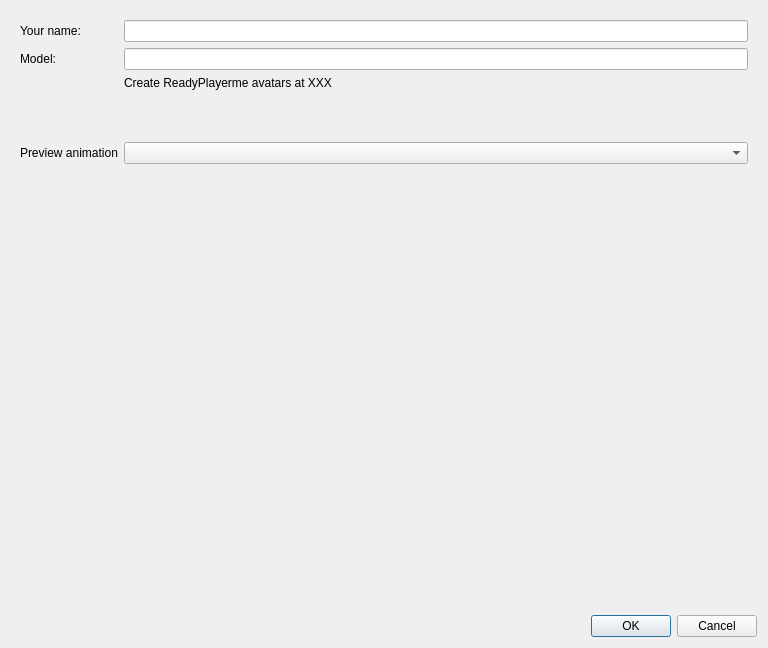
<?xml version="1.0" encoding="UTF-8"?>
<ui version="4.0">
 <class>AvatarSettingsDialog</class>
 <widget class="QDialog" name="AvatarSettingsDialog">
  <property name="geometry">
   <rect>
    <x>0</x>
    <y>0</y>
    <width>768</width>
    <height>648</height>
   </rect>
  </property>
  <property name="windowTitle">
   <string>Настройки аватара</string>
  </property>
  <layout class="QVBoxLayout" name="verticalLayout">
   <item>
    <widget class="QWidget" name="widget" native="true">
     <property name="sizePolicy">
      <sizepolicy hsizetype="Preferred" vsizetype="Maximum">
       <horstretch>0</horstretch>
       <verstretch>0</verstretch>
      </sizepolicy>
     </property>
     <layout class="QFormLayout" name="formLayout">
      <item row="6" column="0">
       <widget class="QWidget" name="widget_2" native="true"/>
      </item>
      <item row="1" column="1">
       <widget class="QLineEdit" name="usernameLineEdit"/>
      </item>
      <item row="1" column="0">
       <widget class="QLabel" name="usernameLabel">
        <property name="text">
         <string>Your name:</string>
        </property>
       </widget>
      </item>
      <item row="2" column="1">
       <widget class="FileSelectWidget" name="avatarSelectWidget"/>
      </item>
      <item row="2" column="0">
       <widget class="QLabel" name="label_2">
        <property name="text">
         <string>Model:</string>
        </property>
       </widget>
      </item>
      <item row="5" column="0">
       <widget class="QLabel" name="label">
        <property name="text">
         <string>Preview animation</string>
        </property>
       </widget>
      </item>
      <item row="5" column="1">
       <widget class="QComboBox" name="animationComboBox"/>
      </item>
      <item row="4" column="1">
       <spacer name="verticalSpacer">
        <property name="orientation">
         <enum>Qt::Vertical</enum>
        </property>
        <property name="sizeHint" stdset="0">
         <size>
          <width>20</width>
          <height>40</height>
         </size>
        </property>
       </spacer>
      </item>
      <item row="3" column="1">
       <widget class="QLabel" name="createReadyPlayerMeLabel">
        <property name="text">
         <string>Create ReadyPlayerme avatars at XXX</string>
        </property>
       </widget>
      </item>
     </layout>
    </widget>
   </item>
   <item>
    <widget class="QWidget" name="centralWidget" native="true">
     <layout class="QVBoxLayout" name="verticalLayout_2">
      <item>
       <widget class="AvatarPreviewWidget" name="avatarPreviewGLWidget" native="true"/>
      </item>
     </layout>
    </widget>
   </item>
   <item>
    <widget class="QDialogButtonBox" name="buttonBox">
     <property name="orientation">
      <enum>Qt::Horizontal</enum>
     </property>
     <property name="standardButtons">
      <set>QDialogButtonBox::Cancel|QDialogButtonBox::Ok</set>
     </property>
    </widget>
   </item>
  </layout>
 </widget>
 <customwidgets>
  <customwidget>
   <class>FileSelectWidget</class>
   <extends>QLineEdit</extends>
   <header>../qt/FileSelectWidget.h</header>
  </customwidget>
  <customwidget>
   <class>AvatarPreviewWidget</class>
   <extends>QWidget</extends>
   <header>AvatarPreviewWidget.h</header>
   <container>1</container>
  </customwidget>
 </customwidgets>
 <resources/>
 <connections>
  <connection>
   <sender>buttonBox</sender>
   <signal>accepted()</signal>
   <receiver>AvatarSettingsDialog</receiver>
   <slot>accept()</slot>
   <hints>
    <hint type="sourcelabel">
     <x>248</x>
     <y>254</y>
    </hint>
    <hint type="destinationlabel">
     <x>157</x>
     <y>274</y>
    </hint>
   </hints>
  </connection>
  <connection>
   <sender>buttonBox</sender>
   <signal>rejected()</signal>
   <receiver>AvatarSettingsDialog</receiver>
   <slot>reject()</slot>
   <hints>
    <hint type="sourcelabel">
     <x>316</x>
     <y>260</y>
    </hint>
    <hint type="destinationlabel">
     <x>286</x>
     <y>274</y>
    </hint>
   </hints>
  </connection>
 </connections>
</ui>
